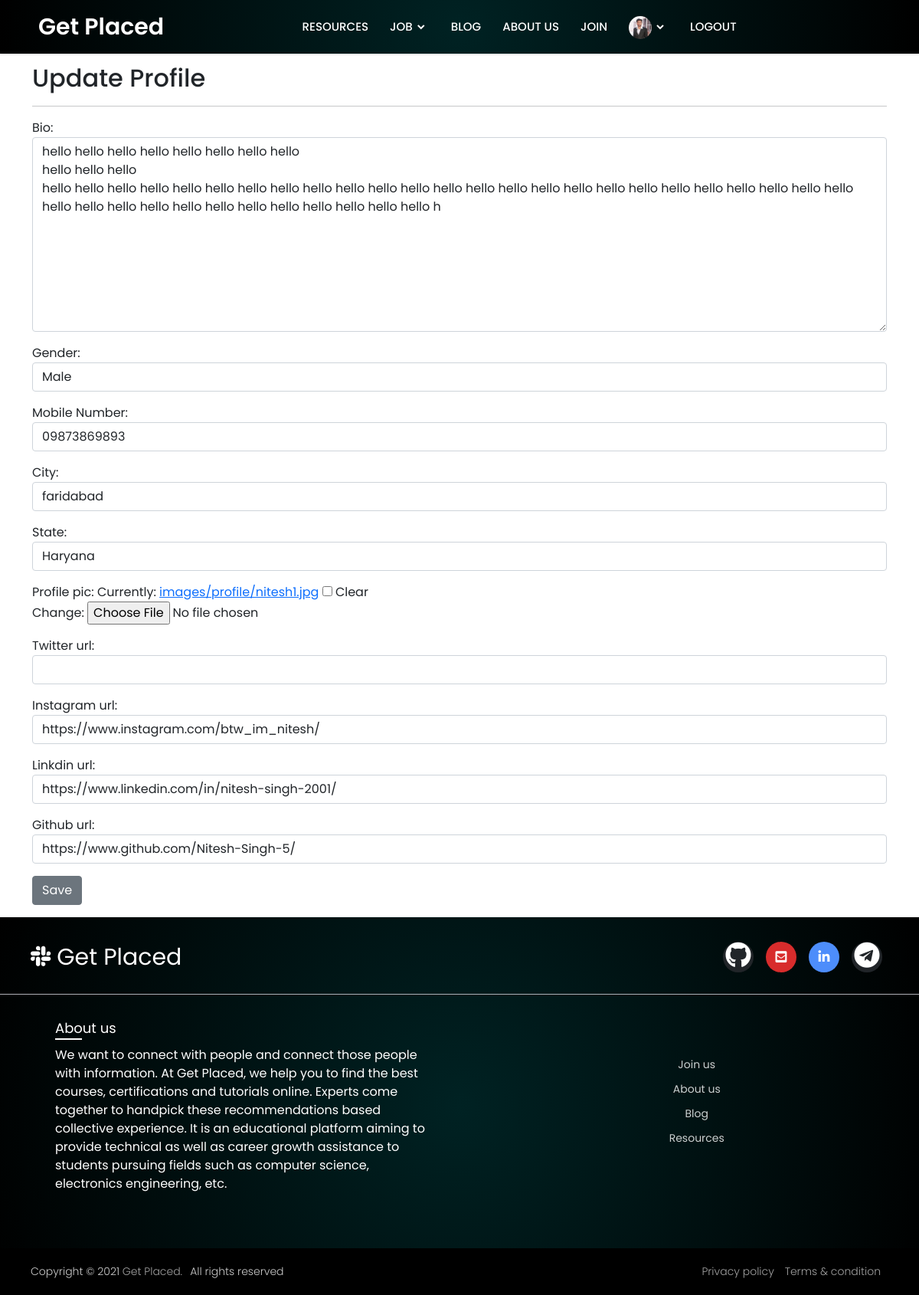
Page /1/edit_profile/ (signed in) on the earlier database version.
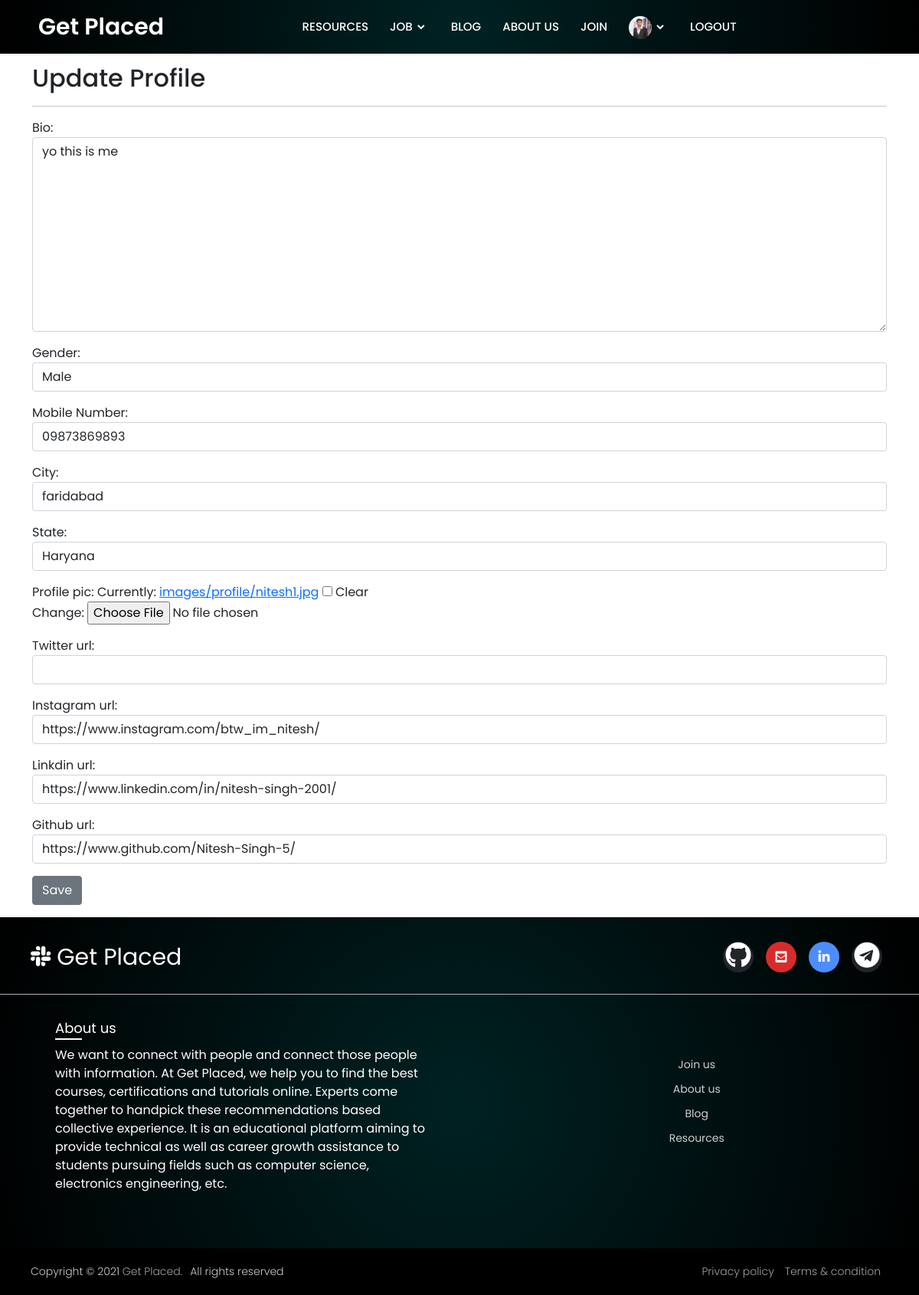
Same page on the later database version.
### app/models.py (models this page shows, shortened)
class Profile(models.Model):
    user = models.OneToOneField(User,null=True, on_delete=models.CASCADE)
    bio = models.TextField()
    profile_pic = models.ImageField(null=True, blank=True, upload_to="images/profile/")
    Mobile_Number = models.CharField(max_length=12)
    Gender = models.CharField(choices=GENDER,max_length=50)
    city=models.CharField(max_length=50)
    state=models.CharField(choices=STATE_CHOICES,max_length=50)
    twitter_url = models.CharField(max_length=255,null=True, blank=True)
    instagram_url = models.CharField(max_length=255,null=True, blank=True)
    linkdin_url = models.CharField(max_length=255,null=True, blank=True)
    github_url = models.CharField(max_length=255,null=True, blank=True)

### app/views.py (the view, shortened to what this page needs)
# urls.py: path('<int:pk>/edit_profile/',views.EditProfilePageView.as_view(),name="edit_profile"),
class EditProfilePageView(UpdateView):
    model = Profile
    form_class = EditProfileFormPage
    template_name = 'account/edit_profile_page.html'

### app/forms.py
class EditProfileFormPage(forms.ModelForm):
    class Meta:
        model = Profile
        fields =  ('bio','Gender','Mobile_Number','city','state','profile_pic','twitter_url','instagram_url','linkdin_url','github_url')
        widgets = {
                'bio': forms.Textarea(attrs={'class':'form-control','placeholder':'Write a summary about you...'}),
                'Gender': forms.Select(attrs={'class':'form-control'}),
                'Mobile_Number': forms.TextInput(attrs={'class':'form-control'}),
                'city': forms.TextInput(attrs={'class':'form-control'}),
                'state': forms.Select(attrs={'class':'form-control'}),
                'twitter_url': forms.TextInput(attrs={'class':'form-control'}),
                'instagram_url': forms.TextInput(attrs={'class':'form-control'}),
                'linkdin_url': forms.TextInput(attrs={'class':'form-control'}),
                'github_url': forms.TextInput(attrs={'class':'form-control'}),
        }

### app/templates/account/edit_profile_page.html (shortened to what this page needs)
{% extends "app/base.html" %}
{% block main-content %}
{% if user.is_authenticated %}
{% if user.id == profile.user.id %}
<div class="margin-2">
    <div class="container">
            <h2>Update Profile</h2><hr>
            <div class="form-group mb-3">
                <form action="" method="POST" enctype="multipart/form-data">
                {{form.as_p}}
                <input value="Save" type="submit" class="btn btn-secondary">
                </form>
            </div>
    </div>
</div>
{% else %}
<h3>You are not the correct user</h3>
{% endif %}
{% else %}
   you're not allowed here
{% endif %}
{% endblock main-content %}

Differences in the rows shown:
changed Profile "Male": bio "hello hello hello hello hello hello hello hello hello hello hello hello hello hello hello hello hello hello hello hello hello hello hello hello hello hello hello hello hello hello hello hello hello hello hello hello hello hello hello hello hello hello hello hello hello hello hello hello h" → "yo this is me"
